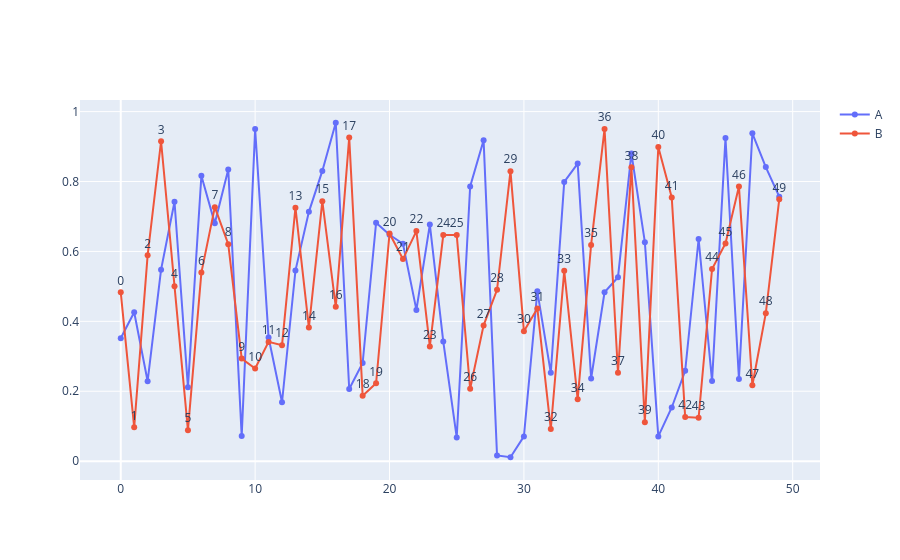

Notebook source saved alongside this figure:
### Code cell
# 복합 라인 = Multiple Line

import plotly.graph_objects as go
import numpy as np
import pandas as pd

df = pd.DataFrame(
    {
        "A" : np.random.rand(50),
        "B" : np.random.rand(50),
        
    }
)

fig=go.Figure()

fig.add_trace(
    go.Scatter(
        x=df.index,
        y=df["A"],
        mode="lines+markers",
        name="A",
        showlegend=True
    )
)

fig.add_trace(
    go.Scatter(
        x=df.index,
        y=df["B"],
        mode="lines+markers+text",
        name="B",
        showlegend=True,
        text=df.index,
        textposition="top center" #마커를 중심으로 상단 중앙정렬
    )
)


fig.show()

### Figure 1 — Plotly figure (JSON) as saved in the notebook; plotly's stock layout.template omitted (floating-point values rounded to 4 significant figures)
{"data": [{"mode": "lines+markers", "name": "A", "showlegend": true, "type": "scatter", "x": [0, 1, 2, 3, 4, 5, 6, 7, 8, 9, 10, 11, 12, 13, 14, 15, 16, 17, 18, 19, 20, 21, 22, 23, 24, 25, 26, 27, 28, 29, 30, 31, 32, 33, 34, 35, 36, 37, 38, 39, 40, 41, 42, 43, 44, 45, 46, 47, 48, 49], "y": [0.3514, 0.4258, 0.2288, 0.5478, 0.7421, 0.2116, 0.8166, 0.6803, 0.8344, 0.07166, 0.9502, 0.3538, 0.1685, 0.5453, 0.7132, 0.8303, 0.9681, 0.2064, 0.2806, 0.6818, 0.6477, 0.6219, 0.4327, 0.6769, 0.3422, 0.0677, 0.7858, 0.9178, 0.01636, 0.01114, 0.07084, 0.4858, 0.2527, 0.7989, 0.8514, 0.2365, 0.4831, 0.5262, 0.8802, 0.6264, 0.07074, 0.1536, 0.2585, 0.6356, 0.2291, 0.9243, 0.2352, 0.9379, 0.8414, 0.7567]}, {"mode": "lines+markers+text", "name": "B", "showlegend": true, "text": [0, 1, 2, 3, 4, 5, 6, 7, 8, 9, 10, 11, 12, 13, 14, 15, 16, 17, 18, 19, 20, 21, 22, 23, 24, 25, 26, 27, 28, 29, 30, 31, 32, 33, 34, 35, 36, 37, 38, 39, 40, 41, 42, 43, 44, 45, 46, 47, 48, 49], "textposition": "top center", "type": "scatter", "x": [0, 1, 2, 3, 4, 5, 6, 7, 8, 9, 10, 11, 12, 13, 14, 15, 16, 17, 18, 19, 20, 21, 22, 23, 24, 25, 26, 27, 28, 29, 30, 31, 32, 33, 34, 35, 36, 37, 38, 39, 40, 41, 42, 43, 44, 45, 46, 47, 48, 49], "y": [0.4829, 0.09677, 0.5888, 0.9152, 0.5007, 0.08871, 0.5395, 0.7266, 0.6207, 0.2933, 0.2652, 0.3412, 0.3319, 0.7253, 0.3822, 0.7437, 0.4414, 0.9262, 0.1874, 0.2226, 0.6512, 0.5781, 0.6582, 0.3281, 0.6468, 0.6468, 0.2072, 0.3884, 0.4904, 0.8296, 0.3719, 0.4369, 0.09189, 0.5444, 0.1769, 0.6185, 0.9505, 0.2528, 0.8407, 0.1115, 0.8987, 0.7545, 0.1261, 0.124, 0.5498, 0.6227, 0.786, 0.2171, 0.4232, 0.749]}], "layout": {}}
